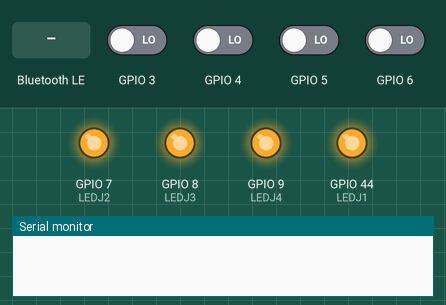
This sketch was run on a simulated ESP32. Parts: output pins drawn as LEDs (lit = HIGH), the last lines printed to the serial monitor. Dashed ring = blinking. The inputs (shaded band) are chosen by the test bench; at power-on: GPIO 3–6 LOW. Nothing arrives over Bluetooth unless stated; a phone connects over Bluetooth LE 3 s after start.

Above: at 1.2 s.
1.3 s: GPIO 3 driven HIGH
At 2.7 s:
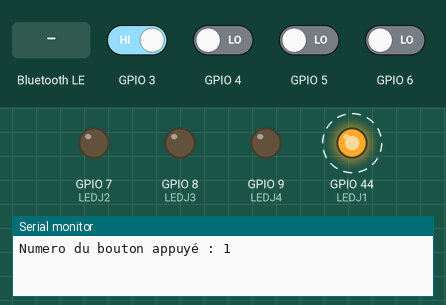
4.3 s: Bluetooth LE write "t" received
7.3 s: Bluetooth LE write "f" received
At 8.1 s:
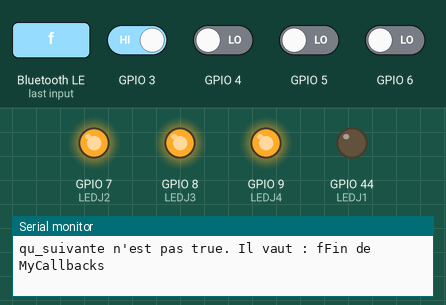
8.8 s: GPIO 4 driven HIGH
At 9.7 s:
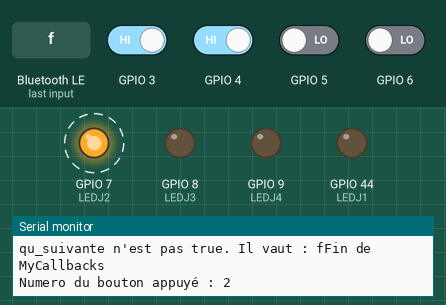
Timing chart, 0 to 12.8 s (numbered marks = the images above; inputs shaded):
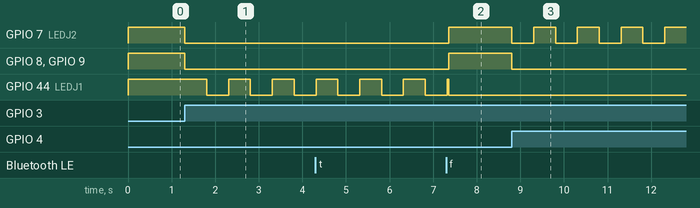

The sketch:

buzzer_paralelle.ino
```cpp
/*
Fait par Nino Jahier
Inspiré de http://kio4.com/arduino/160i_Wemos_ESP32_BLE.htm (Juan Antonio Villalpando)
lui-même basé sur
 Neil Kolban example for IDF:
  https://github.com/nkolban/esp32-snippets/blob/master/cpp_utils/tests/BLE%20Tests/SampleWrite.cpp
   Ported to Arduino ESP32 by Evandro Copercini

https://github.com/thomasfredericks/Bounce2
*/

#include <BLEDevice.h>
#include <BLEUtils.h>
#include <BLEServer.h>
#include <string.h>
#include <stdio.h>
#include <Bounce2.h>
#include <Esp.h>

String qu_suivante;

// la communication bluetooth se fait via ce buffer
String zone_partagee = "";
bool attente_buzz = true;
bool debug = true;

bool lockJ1 = false;
bool lockJ2 = false;
bool lockJ3 = false;
bool lockJ4 = false;
bool lockJ5 = false;
bool lockJ6 = false;
bool lockJ7 = false;
bool lockJ8 = false;
bool lockJ9 = false;

Bounce2::Button button1 = Bounce2::Button();
Bounce2::Button button2 = Bounce2::Button();
Bounce2::Button button3 = Bounce2::Button();
Bounce2::Button button4 = Bounce2::Button();
Bounce2::Button button5 = Bounce2::Button();
Bounce2::Button button6 = Bounce2::Button();
Bounce2::Button button7 = Bounce2::Button();
Bounce2::Button button8 = Bounce2::Button();
Bounce2::Button button9 = Bounce2::Button();

#define SERVICE_UUID        "4fafc201-1fb5-459e-8fcc-c5c9c331914b"
#define CHARACTERISTIC_UUID "beb5483e-36e1-4688-b7f5-ea07361b26a8"

#define BUTTON1 D2
#define BUTTON2 D3
#define BUTTON3 D4
#define BUTTON4 D5

#define LEDJ1 D7
#define LEDJ2 D8
#define LEDJ3 D9
#define LEDJ4 D10

bool LEDJ1on = true;
bool LEDJ2on = true;
bool LEDJ3on = true;
bool LEDJ4on = true;
/*
#define BUTTON5 D6
#define BUTTON6 D7
#define BUTTON7 D8
#define BUTTON8 D9
#define BUTTON9 D10
*/
// effet de bord : recupere la valeur de qu_suivante via le BT
void recupere_valeur (BLECharacteristic *pCharacteristic) {
  Serial.print("recupere_valeur : debut\n");
  std::string value = pCharacteristic->getValue();
  if (value.length() > 0) {
    Serial.print("recupere_valeur : value.length() > 0\n");
    qu_suivante = "";
    for (int i = 0; i < value.length(); i++){
      // Serial.print(value[i]);
      qu_suivante = qu_suivante + value[i];
    };
    if (debug) {
      Serial.print("recupere_valeur : qu_suivante = ");
      Serial.print(qu_suivante);
      Serial.print("  zone_partagee = ");
      Serial.print(zone_partagee);
      Serial.println(" Fin recupere_valeur");
    };
  }
}

void transferer (BLECharacteristic *pCharacteristic) {
  Serial.print("J'envoie la valeur du bouton appuyé  : ");
  Serial.println(zone_partagee);
  pCharacteristic->setValue(zone_partagee.c_str());
  zone_partagee = "";
}

// appellé quand le bouton "question suivante" est pressé
// et toutes les secondes (via timer2 dans MIT)
class MyCallbacks: public BLECharacteristicCallbacks {
    void onWrite(BLECharacteristic *pCharacteristic) {
      Serial.print("MyCallbacks: ");

      // on veut un entier entre 0 et 9 en premiere position
     if (zone_partagee.charAt(0) > int('0') &&  zone_partagee.charAt(0) <= int('9')) {
	transferer(pCharacteristic);
      };
      recupere_valeur(pCharacteristic);
      if (qu_suivante == "t") {
        Serial.println("qu_suivante = t => je met le mode 'attente du buzz' a true");
        attente_buzz = true;
        lockJ1 = false;
        lockJ2 = false;
        lockJ3 = false;
        lockJ4 = false;

        digitalWrite(LEDJ1, HIGH);
        digitalWrite(LEDJ2, HIGH);
        digitalWrite(LEDJ3, HIGH);
        digitalWrite(LEDJ4, HIGH);
        LEDJ1on = true;
        LEDJ2on = true;
        LEDJ3on = true;
        LEDJ4on = true;

      } else if (qu_suivante == "f"){
	//si la reponse donné n'est pas bonne on peut à nouveau buzzer
	// (mais le joueur reste locké)
        attente_buzz = true;
        if (LEDJ1on == true) {
          digitalWrite(LEDJ1, HIGH);
        } else {
          digitalWrite(LEDJ1, LOW);
        }
        if (LEDJ2on == true) {
          digitalWrite(LEDJ2, HIGH);
        } else {
          digitalWrite(LEDJ2, LOW);
        }
        if (LEDJ3on == true) {
          digitalWrite(LEDJ3, HIGH);
        } else {
          digitalWrite(LEDJ3, LOW);
        }
        if (LEDJ4on == true) {
          digitalWrite(LEDJ4, HIGH);
        } else {
          digitalWrite(LEDJ4, LOW);
        }
	Serial.print("qu_suivante n'est pas true. Il vaut : "); Serial.print(qu_suivante);
      } else if (qu_suivante == "r") {
	// Bouton redemarrage de la carte arduino
	ESP.restart();
      }
      Serial.println("Fin de MyCallbacks ");
    }
};

void setup_button (Bounce2::Button *b, int pin) {
  b->interval(5); // un bon compromis de ce qu'en disent les gens
  b->attach(pin, INPUT );
  b->setPressedState(HIGH);
}

void setup() {
  // bt
  Serial.begin(115200);
  BLEDevice::init("buzzer");
  BLEServer *pServer = BLEDevice::createServer();
  BLEService *pService = pServer->createService(SERVICE_UUID);
  BLECharacteristic *pCharacteristic = pService->createCharacteristic(
                                         CHARACTERISTIC_UUID,
                                         BLECharacteristic::PROPERTY_READ |
                                         BLECharacteristic::PROPERTY_WRITE
                                       );
  pCharacteristic->setCallbacks(new MyCallbacks());
  pCharacteristic->setValue("");
  pService->start();

  BLEAdvertising *pAdvertising = pServer->getAdvertising();
  pAdvertising->start();

  // initialisations des boutons
  setup_button(&button1, BUTTON1);
  setup_button(&button2, BUTTON2);
  setup_button(&button3, BUTTON3);
  setup_button(&button4, BUTTON4);

  pinMode(LEDJ1, OUTPUT);
  pinMode(LEDJ2, OUTPUT);
  pinMode(LEDJ3, OUTPUT);
  pinMode(LEDJ4, OUTPUT);

  digitalWrite(LEDJ1, HIGH);
  digitalWrite(LEDJ2, HIGH);
  digitalWrite(LEDJ3, HIGH);
  digitalWrite(LEDJ4, HIGH);

}

int ledClignotante;
void button_do (int i, bool* lockJ) {
  *lockJ = true;
  attente_buzz = false;
  zone_partagee = String(i);
  Serial.print("Numero du bouton appuyé : "); Serial.println(zone_partagee);

  digitalWrite(LEDJ1, LOW);
  digitalWrite(LEDJ2, LOW);
  digitalWrite(LEDJ3, LOW);
  digitalWrite(LEDJ4, LOW);
  if (i == 1) {
    LEDJ1on = false;
    ledClignotante = LEDJ1;
  } else if (i == 2) {
    LEDJ2on = false;
    ledClignotante = LEDJ2;
  } else if (i == 3) {
    LEDJ3on = false;
    ledClignotante = LEDJ3;
  } else {
    LEDJ4on = false;
    ledClignotante = LEDJ4;
  }
}

unsigned long currentTime;
boolean ledState = 0;

void loop() {
  button1.update();
  button2.update();
  button3.update();
  button4.update();

  int cpt = 0;
  if (attente_buzz) {
    if (button1.pressed() & lockJ1 == false) { button_do(1, &lockJ1); };
    if (button2.pressed() & lockJ2 == false) { button_do(2, &lockJ2); };
    if (button3.pressed() & lockJ3 == false) { button_do(3, &lockJ3); };
    if (button4.pressed() & lockJ4 == false) { button_do(4, &lockJ4); };


  } else {
    if (millis() - currentTime > 500) {
       currentTime = millis();
       ledState =! ledState;
       digitalWrite(ledClignotante, ledState);
    }
  };
};
```

Measured:
- after the input at 1.3 s, GPIO 7 (LEDJ2), GPIO 8 (LEDJ3), GPIO 9 (LEDJ4): HIGH → LOW at once; GPIO 44 (LEDJ1): alternates HIGH for 0.50 s and LOW for 0.50 s, starting after 0.51 s
- after the input at 7.3 s, GPIO 7 (LEDJ2), GPIO 8 (LEDJ3), GPIO 9 (LEDJ4): LOW → HIGH after 0.06 s
- after the input at 8.8 s, GPIO 7 (LEDJ2): alternates HIGH for 0.50 s and LOW for 0.50 s, starting at once; GPIO 8 (LEDJ3), GPIO 9 (LEDJ4): HIGH → LOW at once
